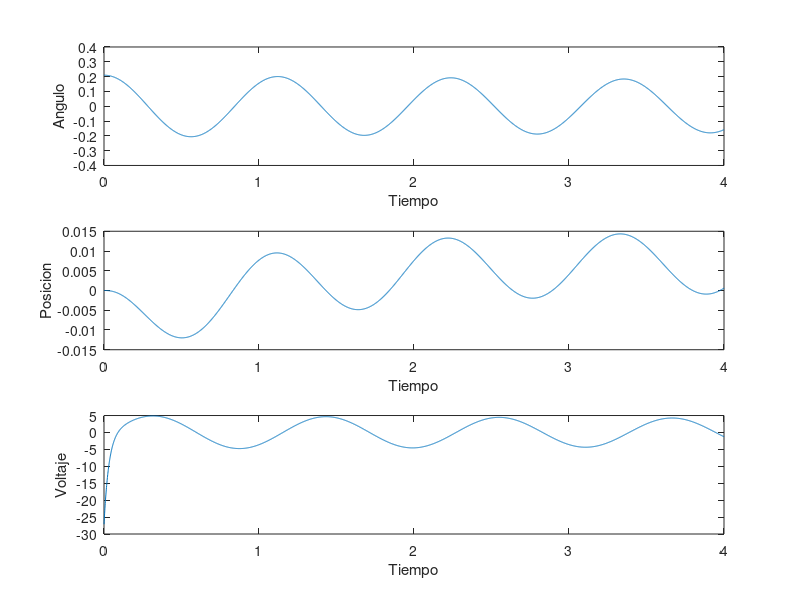
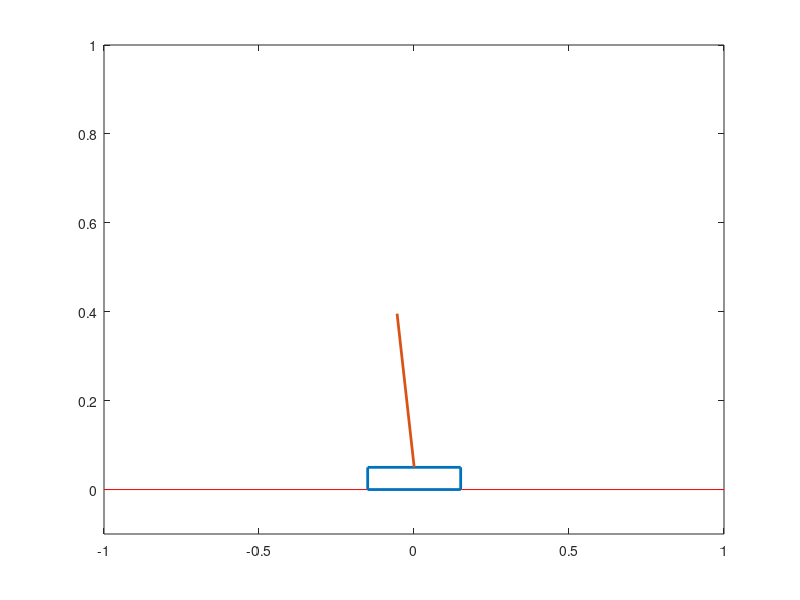

Write MATLAB code to recreate these figures, in order.
pkg load control;
clear;
clc;
close all;

# Ecuacion de Ricatti

pi = 3.141592;

# sistema motor DC

R = 1.2;
J = 4.3*1e-5;
b = 40;
r = 0.15;
Kt = 0.057;
Kb = 0.056;
L = 1;%e-3;

# sistema carrito

m = 0.050;
M = 1.5;
l = 0.35;
g = 9.8182;

MrJ = M*r*r+J;

a21 = -g*((M+m)*r*r+J)/(MrJ*l);
a24 = -(b/(MrJ*l));
a25 = r*Kt/(MrJ*l);
a41 = -(m*g*r*r/MrJ);
a44 = -(b/MrJ);
a45 = r*Kt/MrJ;
a54 = -(Kb/(r*L));
a55 = -(R/L);
b5 = 1/L;

# Matriz de estado
A = [  0   1   0   0   0
      a21  0   0  a24  a25
       0   0   0   1   0
      a41  0   0  a44  a45
      0    0   0  a54  a55];

# Ley de control
B = [ 0
      0
      0
      0
      b5 ];

% a mayor q1 menor phi, mayor q3 menor x
% a mayor q2 menor phi', mayor q4 menor x'

%q1 = input('Peso phi   : ');
%q2 = input('Peso phi_p : ');
%q3 = input('Peso x     : ');
%q4 = input('Peso xp    : ');
% a partir de 24 grados muere con q1=q3=1e10;q2=q4=0;
% a partir de 44 grados muere con q1=q3=1e9;q2=q4=0;
% a partir de 44 grados muere con q1 = 1e9;q2 = 1e3;q3 = 1e9;q4 = 0;
% a partir de 39 grados muere con q1 = 1e9;q2 = 1e5;q3 = 1e9;q4 = 0;
q1 = 1e2;
q2 = 1e3;
q3 = 1e2;
q4 = 0;
q5 = 1e3;

Q = [ q1   0   0   0   0
       0   q2  0   0   0
       0   0   q3  0   0
       0   0   0   q4  0
       0   0   0   0   q5];

R = [ 1 ];

# ecuacion de ricatti
# A'*X + X*A - X*B*G + Q = 0
# A'*X + X*A - X*B*inv(R)*B'*X + Q = 0
# G = inv(R)*B'*X = K
# A - B*K = A - B*inv(R)*B'*X
# X = A'*X*A - (A'*X*B)*inv(R+B'*X*B)*(B'*X*A) + Q
[X,leig,K] = care(A,B,Q,R);
K
ti = 0;
dt = 0.001;
tf = 4.0;

%phi_ini = input('Introducir angulo inicial [grados] : ');
phi_ini=12;

x(1,1) = phi_ini*pi/180;
x(2,1) = 0;
x(3,1) = 0;
x(4,1) = 0;
x(5,1) = 0;

k = 1;
for t = ti:dt:tf
  ang(k,1) = x(1,1); # angulo inicial
  tim(k,1) = t;
  phi  = x(1,1); # valor de phi
  phip = x(2,1); # derivada de phi
  pos(k,1) = x(3,1); # posicion inicial
  xp = x(4,1); # derivada de x
  i = x(5,1); # valor de la intensidad de corriente
  V = -K*x; # actualiza V
  VV(k,1) = V;
  a = r*Kt*i - b*xp - m*g*r*r*sin(phi)*cos(phi) + m*l*r*r*phip*phip*sin(phi);
  b = MrJ + m*r*r*sin(phi)*sin(phi);
  x2p = a/b; # segunda derivada de x
  phi2p = (x2p*cos(phi)-g*sin(phi))/l; # segunda derivada de phi
  ip = (V - Kb/r*xp-R*i)/L; # derivada de i
  x(1,1) = x(1,1) + x(2,1)*dt; # actualiza el phi
  x(2,1) = x(2,1) + phi2p*dt; # actualiza la derivada phi
  x(3,1) = x(3,1) + xp*dt; # actualiza el x
  x(4,1) = x(4,1) + x2p*dt; # actualiza la derivada de x
  x(5,1) = x(5,1) + ip*dt; # actualiza la corriente i
  k = k + 1;
end
kf = k - 1;

figure(1);
subplot(3,1,1);
plot(tim,ang);
xlabel('Tiempo')
ylabel('Angulo');
subplot(3,1,2);
plot(tim,pos);
xlabel('Tiempo')
ylabel('Posicion');
subplot(3,1,3);
plot(tim,VV);
xlabel('Tiempo');
ylabel('Voltaje');

disp('   ');
disp('   ');
disp('Presione cualquier tecla ' );
pause;

# Simulacion del movimiento

AA = 0.3;
BB = 0.05;

figure(2);
axisxmin = -1.0;
axisxmax =  1.0;
axisymin = -0.1;
axisymax =  1.0;

axis([axisxmin  axisxmax  axisymin  axisymax]);
% axis([ -0.5  0.5  -0.1  0.5 ]); 

for k = 1:10:kf
  x1 = pos(k,1) + AA/2;
  y1 = BB;
  x2 = pos(k,1) - AA/2;
  y2 = BB;
  x3 = pos(k,1) - AA/2;
  y3 = 0;
  x4 = pos(k,1) + AA/2;
  y4 = 0;
  x0 = pos(k,1);
  y0 = BB;
  xm = x0 + l*sin(ang(k,1));
  ym = y0 + l*cos(ang(k,1));
  xx = [ x1  x2  x3  x4  x1 ];
  yy = [ y1  y2  y3  y4  y1 ];
  xp1 = axisxmin;
  yp1 = 0;
  xp2 = axisxmax;
  yp2 = 0;
  xp = [ xp1  xp2 ];
  yp = [ yp1  yp2 ];
  mx = [ x0  xm ];
  my = [ y0  ym ]; 
  clf;
%  plot(xp,yp,'r',xx,yy,'g',mx,my,'g');
  plot(xp,yp,'r');
  hold on;
  plot(xx,yy,'Linewidth',2);
  hold on;
  plot(mx,my,'Linewidth',2);
  axis([axisxmin  axisxmax  axisymin  axisymax]);
%  axis([ -0.5  0.5  -0.1  0.5 ]); 
%  hold on;
 pause(1/8);
end
